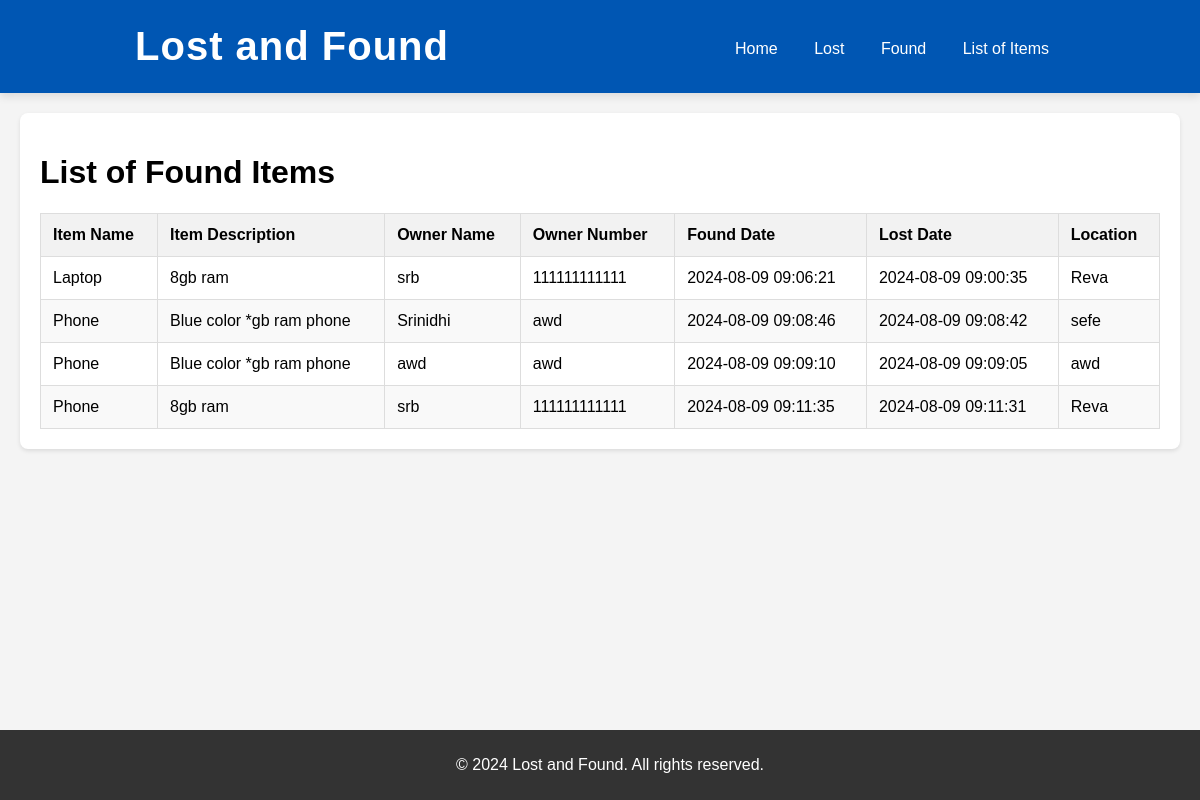
The app's page /found_items, older data.
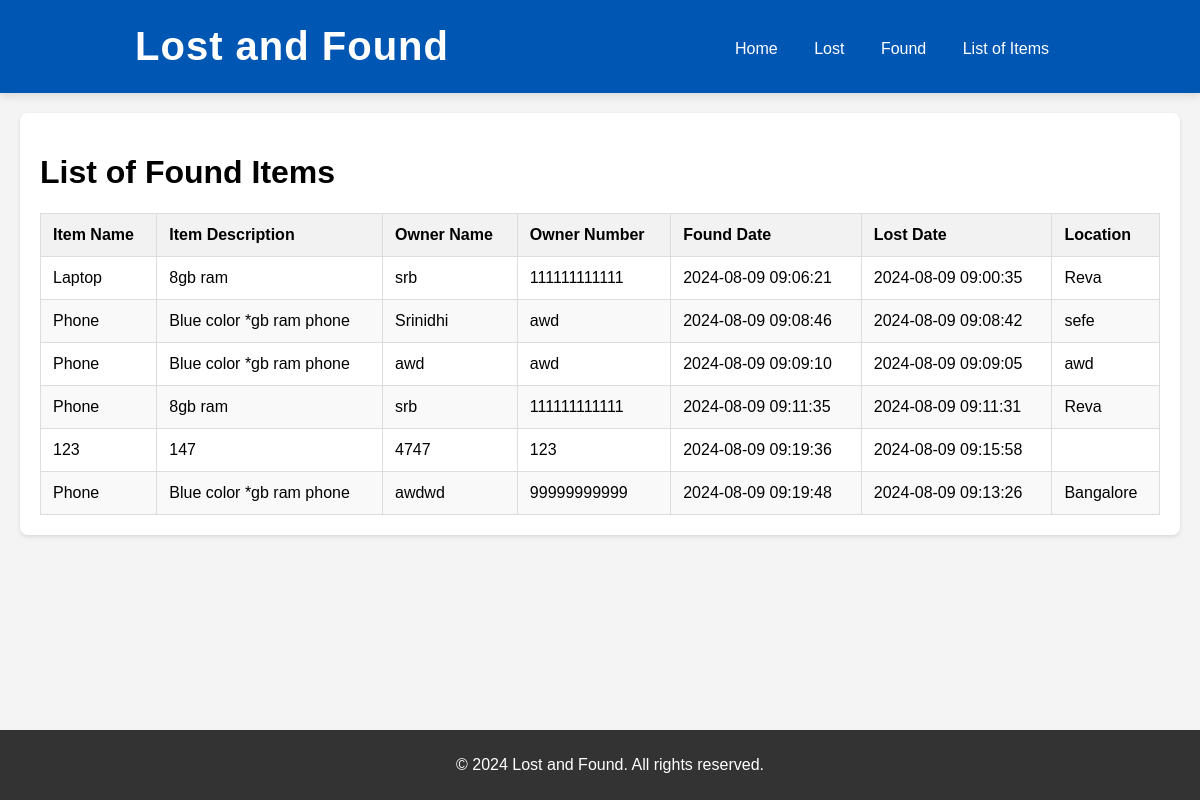
The same page, newer data.
### app.py (models this page shows, shortened)
class FoundItem(db.Model):
    id = db.Column(db.Integer, primary_key=True)
    item_name = db.Column(db.String(50), nullable=False)
    item_desc = db.Column(db.String(100), nullable=False)
    owner_name = db.Column(db.String(50), nullable=False)
    owner_number = db.Column(db.String(15), nullable=False)
    found_date = db.Column(db.DateTime, default=lambda: datetime.now(timezone.utc))
    lost_date = db.Column(db.DateTime)
    location = db.Column(db.String(50), nullable=False)

### app.py (the view)
@app.route("/found_items")
def found_items():
    found_items = FoundItem.query.all()
    return render_template("found_items.html", found_items=found_items)

### templates/found_items.html (shortened to what this page needs)
<!DOCTYPE html>
<html lang="en">
<head>
</head>
<body>
    <header>
        <h1>Lost and Found</h1>
        <nav>
            <a href="/">Home</a>
            <a href="/add">Lost</a>
            <a href="/search">Found</a>
            <a href="/list">List of Items</a>
        </nav>
    </header>
    <main>
        <h1>List of Found Items</h1>
        <table>
            <thead>
                <tr>
                    <th>Item Name</th>
                    <th>Item Description</th>
                    <th>Owner Name</th>
                    <th>Owner Number</th>
                    <th>Found Date</th>
                    <th>Lost Date</th>
                    <th>Location</th>
                </tr>
            </thead>
            <tbody>
                {% for item in found_items %}
                <tr>
                    <td>{{ item.item_name }}</td>
                    <td>{{ item.item_desc }}</td>
                    <td>{{ item.owner_name }}</td>
                    <td>{{ item.owner_number }}</td>
                    <td>{{ item.found_date.strftime('%Y-%m-%d %H:%M:%S') }}</td>
                    <td>{{ item.lost_date.strftime('%Y-%m-%d %H:%M:%S') }}</td>
                    <td>{{ item.location }}</td>
                </tr>
                {% endfor %}
            </tbody>
        </table>
    </main>
    <footer>
        <p>&copy; 2024 Lost and Found. All rights reserved.</p>
    </footer>
</body>
</html>

### templates/found_items.html (style rules this page uses)
body { font-family: Arial, sans-serif; margin: 0; padding: 0; background-color: #f4f4f4; }
main { padding: 20px; background-color: #ffffff; margin: 20px; border-radius: 8px; box-shadow: 0 2px 4px rgba(0, 0, 0, 0.1); }
header { background-color: #0056b3; color: white; padding: 1.5em 0; justify-content: space-around; display: flex; text-align: center; box-shadow: 0 4px 8px rgba(0, 0, 0, 0.1); }
header h1 { margin: 0; font-size: 2.5em; letter-spacing: 1px; }
nav { margin-top: 1em; }
nav a { color: white; margin: 0 1em; text-decoration: none; font-weight: 500; transition: color 0.3s ease-in-out; }
table { width: 100%; border-collapse: collapse; margin-top: 20px; }
table, th, td { border: 1px solid #ddd; }
th, td { padding: 12px; text-align: left; }
th { background-color: #f2f2f2; }
tr:nth-child(even) { background-color: #f9f9f9; }
footer { background-color: #333; color: #fff; text-align: center; padding: 10px; position: fixed; bottom: 0; width: 100%; }

Row changes from the older to the newer data that the page shows:
added FoundItem: item_name "123", item_desc "147", owner_name "4747", owner_number "123", found_date "2024-08-09 09:19:36", lost_date "2024-08-09 09:15:58"
added FoundItem: item_name "Phone", item_desc "Blue color *gb ram phone", owner_name "awdwd", owner_number "99999999999", found_date "2024-08-09 09:19:48", lost_date "2024-08-09 09:13:26", location "Bangalore"
